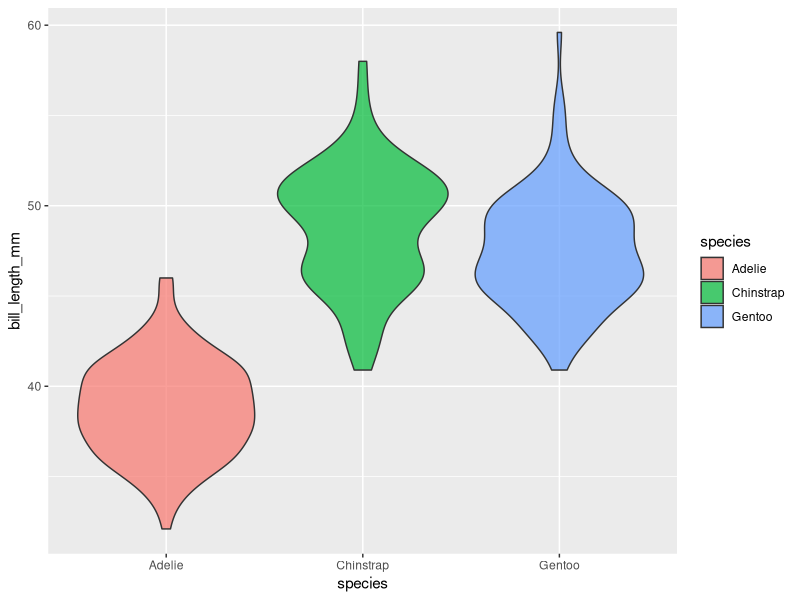
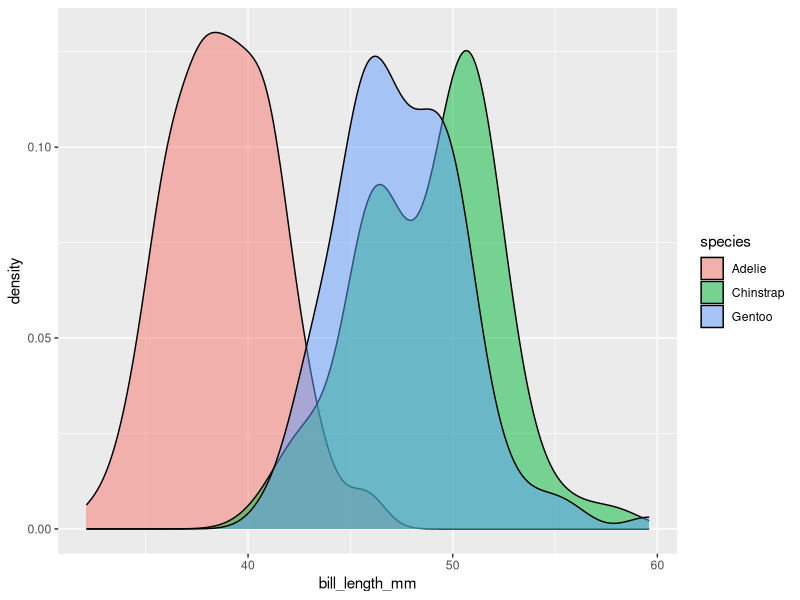
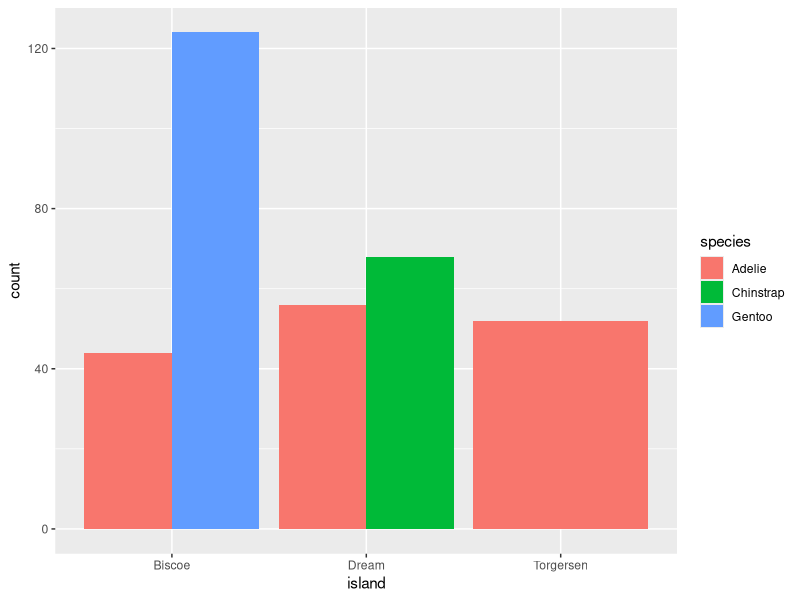
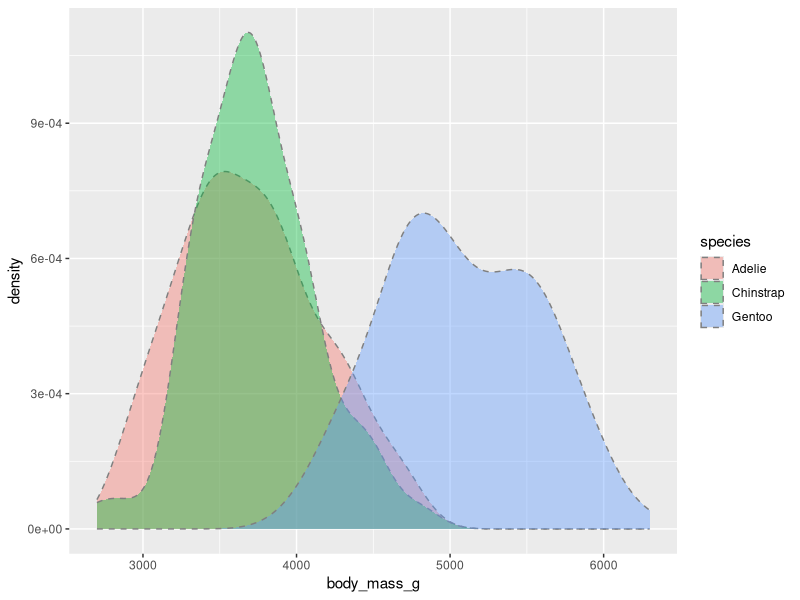
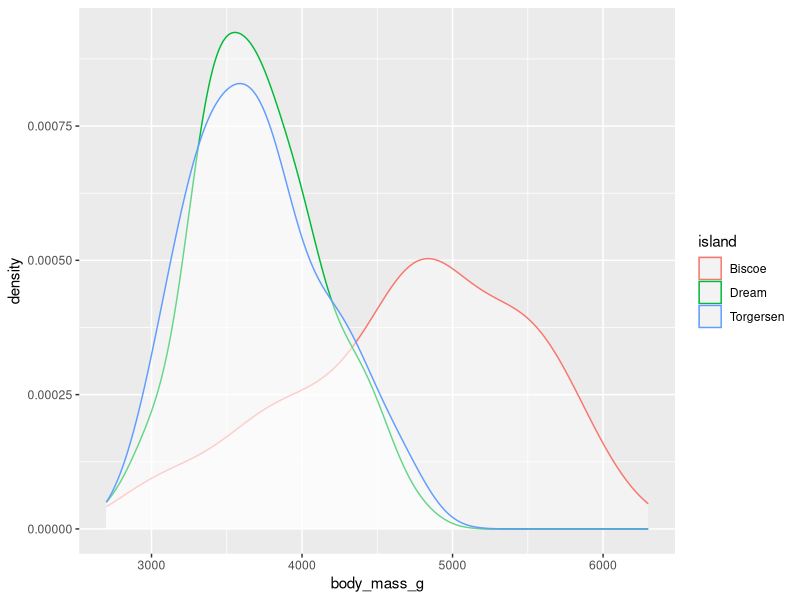
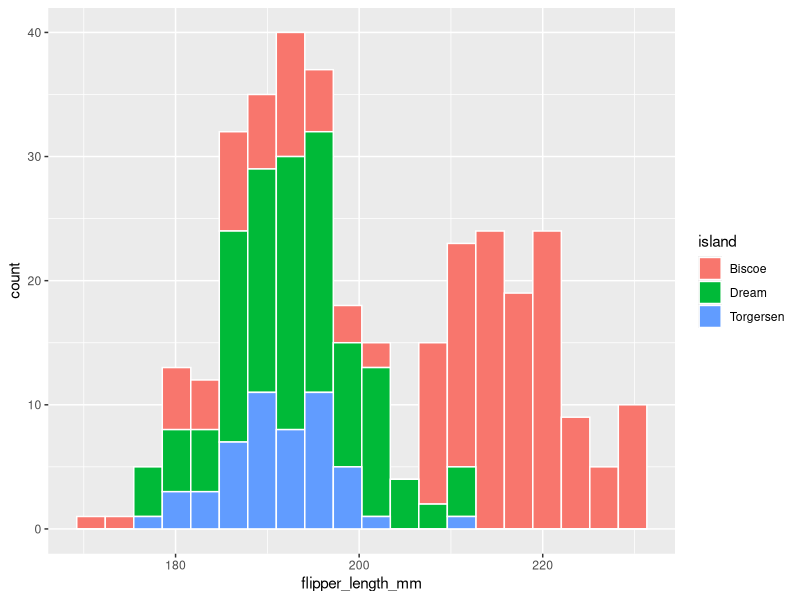
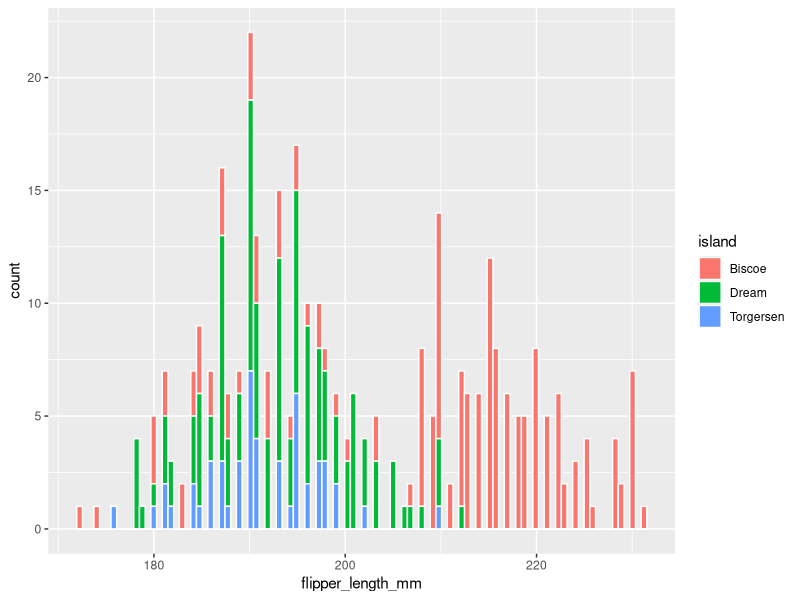
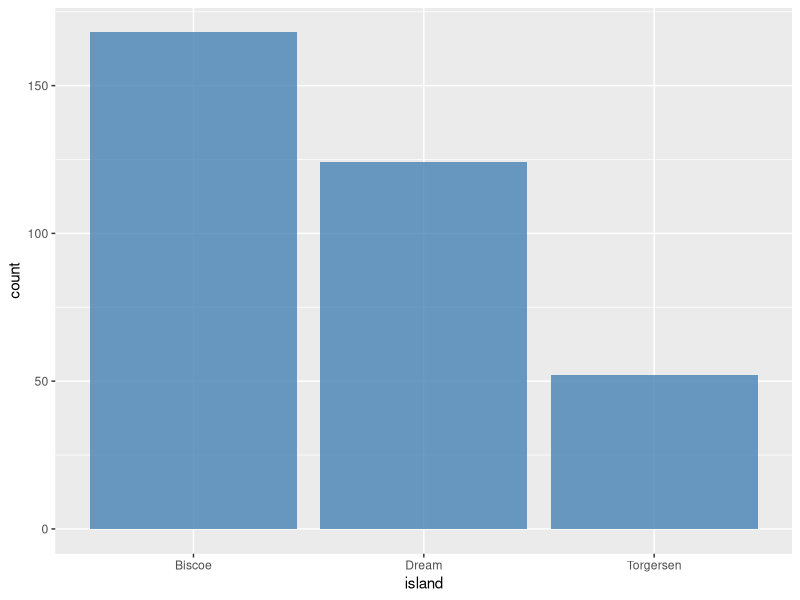

The R script that drew these images, in order: (Note: this script raises an error after producing the figures.)
library(tidyverse)
library(palmerpenguins)

data("penguins")

ggplot(penguins, aes(x = species, y = bill_length_mm))+
  geom_violin(aes(fill = species), color = "grey20", alpha = 0.7)

ggplot(penguins, aes(x = bill_length_mm))+
  geom_density(aes(fill = species), alpha = 0.5)

ggplot(penguins, aes(x = island))+
  geom_bar(aes(fill = species), position = "dodge")


# Capa GEOMETRY en ggplot2 ----

# En este link tenéis un listado de todos los GEOMETRIES de ggplot2 ordenados
# https://rafalab.dfci.harvard.edu/dsbook/R/img/ggplot2-cheatsheeta.png

# Vamos a dividir las GEOMETRIES dependiendo del tipo de variables que se quiera poner

## Una Variable ----

### Densidades: geom_density ----
# Muestra la distribución de una variable numérica en términos de densidad. Muy útil para comparar grupos.
# Aesthetics Dinámicos: fill (relleno), color (borde).
# Aesthetics Estáticos: alpha (transparencia), linetype, linewidth

penguins %>%
  ggplot(aes(x = body_mass_g)) +
  geom_density(aes(fill = species), color = "gray50", alpha = 0.4, linetype = "dashed", linewidth = 0.5)

penguins %>%
  ggplot(aes(x = body_mass_g)) +
  geom_density(aes(color = island), fill = "white", alpha = 0.4)

### Histogramas: geom_histogram ----
# Muestra la distribución de una variable numérica en términos de conteo según rangos específicos.
# Aesthetics Dinámicos: fill, color.
# Aesthetics Estáticos: bins (nº barras), binwidth (ancho del rango).

penguins %>%
  ggplot(aes(x = flipper_length_mm)) +
  geom_histogram(bins = 20, aes(fill = island), color = "white")

penguins %>%
  ggplot(aes(x = flipper_length_mm)) +
  geom_histogram(bins = 100, aes(fill = island), color = "white")

### Gráficos de Barras: geom_bar ----
# Cuenta la frecuencia de filas por categoría (variable discreta)
# Aesthetics Dinámicos: fill, color.
# Aesthetics Estáticos: alpha, width, position

penguins %>%
  ggplot(aes(x = island)) +
  geom_bar(fill = "steelblue", alpha = 0.8)

penguins %>%
  ggplot(aes(x = island)) +
  geom_bar(aes(fill = species),  # por defecto position es "stack" (se agrupan en vertical)
           width = 0.3) # width hace que la columna sea más o menos delgada

penguins %>%
  ggplot(aes(x = island)) +
  geom_bar(aes(fill = species), position = "dodge") # position dodge nos permite separar cada grupo


## Variables Numéricas ----

### Puntos: geom_point ----
# Relación entre dos medidas (ej. largo vs alto del pico).
# Aesthetics Dinámicos: color, size, shape, alpha, fill (si shape es del 21 al 25)
# Aesthetics Estáticos: stroke (grosor borde).

penguins %>%
  filter(!is.na(sex)) %>%
  ggplot(aes(x = bill_length_mm, y = bill_depth_mm)) +
  geom_point(aes(color = species, shape = sex), size = 3)

penguins %>%
  filter(!is.na(sex)) %>%
  ggplot(aes(x = bill_length_mm, y = bill_depth_mm)) +
  geom_point(aes(fill = species), size = 3, shape = 21, color = "white", stroke = 1) # color en este caso pasa a ser el color del borde

### Smooth ----

### Texto y Labels ----

### Texto y Labels: geom_text y geom_label ----
# Añade nombres o etiquetas. geom_label pone una caja de texto.
# Aesthetics Dinámicos: label (qué poner), color, fill, size.
# Aesthetics Estáticos: hjust, vjust, nudge_x, nudge_y, angle.

penguins %>%
  filter(body_mass_g > 6000) %>%
  ggplot(aes(x = flipper_length_mm, y = body_mass_g)) +
  geom_point() +
  geom_label(aes(label = species), 
             nudge_y = 20, # nudge_y indica el desplazamiendo desde el punto en vertical (hacia arriba)
             nudge_x = 0.2) # nudge_x indica el desplazamiendo desde el punto en horizontal (hacia la derecha)

## Variables Numéricas y Categóricas

### Jitter ----

### Boxplot ----

### Violin ----

## Funciones Continuas ----

### Líneas ----

### Líneas Horizontales y Verticales ----

## Tres variables ----

### HeatMap ----

## Puntos: geom_point y geom_jitter ----
# Ambas funciones se usan para generar gráficos de dispersión de puntos. La diferencia entre ambas es que,
# mientras geom_point va a colocar el punto exactamente donde se le indique, geom_jitter permite algo más de margen
# en cuanto a la exactitud, pudiendo ser útil cuando queremos ver un tipo de distribución concreta

# RECOMENDACIÓN: Usa geom_point para gráficos de dispersión de dos variables numéricas
penguins %>%
  ggplot(aes(x = bill_length_mm, y = bill_depth_mm))+
  geom_point()

# usar geom_jitter no es correcto, los puntos no están en el lugar exacto
penguins %>%
  ggplot(aes(x = bill_length_mm, y = bill_depth_mm))+
  geom_jitter()

# RECOMENDACIÓN: Usa geom_jitter cuando una de las variables es categórica y tienes muchos puntos
penguins %>%
  ggplot(aes(x = species, y = bill_depth_mm))+
  geom_jitter() # genera distribuciones al azar a lo ancho (en este caso)

# usar geom_point no es del todo incorrecto pero no queda elegante
penguins %>%
  ggplot(aes(x = species, y = bill_depth_mm))+
  geom_point()

### AESTHETIC Dinámicos ----
# Los AESTHETIC dinámicos de ambas funciones son: color, shape, size y alpha (sobretodo cuando queremos generar algo en blanco y negro)

penguins %>%
  ggplot(aes(x = bill_length_mm, y = bill_depth_mm))+
  geom_point(aes(color = island)) # color usando variable categórica

penguins %>%
  ggplot(aes(x = bill_length_mm, y = bill_depth_mm))+
  geom_point(aes(color = body_mass_g)) # color usando variable numérica

penguins %>%
  ggplot(aes(x = bill_length_mm, y = bill_depth_mm))+
  geom_point(aes(shape = island)) # shape usando variable categórica

penguins %>%
  ggplot(aes(x = bill_length_mm, y = bill_depth_mm))+
  geom_point(aes(shape = body_mass_g)) # shape no se puede usar con variable numéricas: ERROR

penguins %>%
  ggplot(aes(x = bill_length_mm, y = bill_depth_mm))+
  geom_point(aes(size = island)) # size usando variable categórica

penguins %>%
  ggplot(aes(x = bill_length_mm, y = bill_depth_mm))+
  geom_point(aes(size = body_mass_g)) # size usando variable numérica

penguins %>%
  ggplot(aes(x = bill_length_mm, y = bill_depth_mm))+
  geom_point(aes(alpha = island)) # alpha usando variable categórica

penguins %>%
  ggplot(aes(x = bill_length_mm, y = bill_depth_mm))+
  geom_point(aes(alpha = body_mass_g)) # alpha usando variable numérica

### AESTHETIC ESTÁTICOS ----
# Todos los anteriores
penguins %>%
  ggplot(aes(x = bill_length_mm, y = bill_depth_mm))+
  geom_point(size = 5, color = "orange", alpha = 0.5, shape = 18)

# IMPORTANTE: Para añadir un borde de color a los puntos debemos cambiar su forma a una forma "filled" y
# colorear usando el AESTHETIC fill en vez de color.
# https://www.sthda.com/english/wiki/r-plot-pch-symbols-the-different-point-shapes-available-in-r
# geom_point usa por defecto shape = 19, si queremos poner un borde debemos buscar una forma "filled"

penguins %>%
  ggplot(aes(x = bill_length_mm, y = bill_depth_mm))+
  geom_point(size = 5, fill = "orange", color = "gray80", shape = 21) # color es el color del borde, fill es el relleno

penguins %>%
  ggplot(aes(x = bill_length_mm, y = bill_depth_mm))+
  geom_point(size = 5, aes(fill = species), shape = 21, alpha = 0.7) # fill también puede ser dinámico siempre que shape sea "filled"

penguins %>%
  ggplot(aes(x = bill_length_mm, y = bill_depth_mm))+
  geom_point(size = 5, aes(fill = species), shape = 21, alpha = 0.7, stroke = 2) # stroke define el grosor del borde


# Además de los AESTHETIC anteriores, en el caso específico de geom_jitter tenemos dos más
penguins %>%
  ggplot(aes(x = species, y = bill_depth_mm))+
  geom_jitter(aes(color = species), alpha = 0.7, size = 3)

penguins %>%
  ggplot(aes(x = species, y = bill_depth_mm))+
  geom_jitter(aes(color = species), alpha = 0.7, size = 3, width = 0.2) # width define el ancho de los límites de la distribución

penguins %>%
  ggplot(aes(y = species, x = bill_depth_mm))+
  geom_jitter(aes(color = species), alpha = 0.7, size = 3, height = 0.2) # si la figura está en horizontal, el parámetro es height


#############################################################
# EJERCICIO 1
# Contexto:
# Relación entre el peso corporal (bodywt) y el tiempo total de sueño (sleep_total).
# Queremos observar si existe una tendencia de sueño según el tamaño del animal
# y diferenciar a los animales según su tipo de alimentación (vore).
#
# Enunciado:
# 1. Carga el dataset msleep.
# 2. Genera un gráfico de dispersión (puntos) con bodywt en el eje X y sleep_total en el eje Y.
# 3. Haz que el tamaño de los puntos dependa de la variable brainwt (peso del cerebro).
# 4. Usa una forma de punto "filled" (rellena), concretamente la shape 21.
# 5. Mapea el color de relleno (fill) a la variable "vore".
# 6. Establece el color del borde de los puntos en "white" y un grosor de borde (stroke) de 1.
#############################################################

# El estudiante debe completar a partir de aquí
data("msleep")



# SOLUCIÓN

msleep %>%
  filter(!is.na(vore)) %>%
  ggplot(aes(x = bodywt, y = sleep_total)) +
  geom_point(aes(size = brainwt, fill = vore), 
             shape = 21, 
             color = "white", 
             stroke = 1, 
             alpha = 0.8)


#############################################################
# EJERCICIO 2
# Contexto:
# Distribución del sueño REM según el orden taxonómico (order). 
# Al ser "order" una variable categórica con muchos niveles, un gráfico de puntos 
# simple mostraría solapamiento (overplotting).
#
# Enunciado:
# 1. Carga el dataset msleep.
# 2. Filtra el dataset para quedarte solo con los órdenes: "Primates", "Rodentia" y "Carnivora".
# 3. Genera un gráfico usando geom_jitter para ver la distribución de sleep_rem (eje Y) 
# por cada order (eje X).
# 4. Ajusta el ancho de la dispersión (width) a 0.2 para que no se mezclen las columnas.
# 5. Pinta los puntos según el género (vore) y ajusta el tamaño a 3.
#############################################################

# El estudiante debe completar a partir de aquí
data("msleep")



# SOLUCIÓN

msleep %>%
  filter(!is.na(vore)) %>%
  filter(order %in% c("Primates", "Rodentia", "Carnivora")) %>%
  ggplot(aes(x = order, y = sleep_rem)) +
  geom_jitter(aes(color = vore), 
              width = 0.2, 
              size = 3, 
              alpha = 0.7)



## Texto: geom_text y geom_label ----
# Similar a geom_point pero añadiendo texto en lugar de puntos. geom_text añade texto plano y geom_label añade etiquetas
# Es IMPRESCINDIBLE usar el AESTHETIC label, para indicar que texto se muestra

penguins %>%
  ggplot(aes(x = bill_length_mm, y = bill_depth_mm))+
  geom_text(aes(label = species))

penguins %>%
  ggplot(aes(x = bill_length_mm, y = bill_depth_mm))+
  geom_label(aes(label = species))

### AESTHETIC Dinámicos ----
# Los AESTHETIC dinámicos de ambas funciones son: color, fill y size
# Se usan con variables numéricas y categóricas

penguins %>%
  ggplot(aes(x = bill_length_mm, y = bill_depth_mm))+
  geom_text(aes(color = island, label = species)) # color usando variable categórica

penguins %>%
  ggplot(aes(x = bill_length_mm, y = bill_depth_mm))+
  geom_label(aes(color = body_mass_g, label = species)) # color usando variable numerica

penguins %>%
  ggplot(aes(x = bill_length_mm, y = bill_depth_mm))+
  geom_label(aes(fill = island, label = species)) # fill usando variable categórica

penguins %>%
  ggplot(aes(x = bill_length_mm, y = bill_depth_mm))+
  geom_label(aes(fill = body_mass_g, label = species)) # fill usando variable numerica

penguins %>%
  ggplot(aes(x = bill_length_mm, y = bill_depth_mm))+
  geom_text(aes(size = island, label = species)) # size usando variable categórica


### AESTHETIC ESTÁTICOS ----
# Todos los anteriores
penguins %>%
  ggplot(aes(x = bill_length_mm, y = bill_depth_mm))+
  geom_text(size = 4, color = "orange", aes(label = species))

# Hay otros estáticos: alpha, hjust, vjust, angle, nudge_x, nudge_y
penguins %>%
  ggplot(aes(x = bill_length_mm, y = bill_depth_mm))+
  geom_text(size = 4, color = "orange", aes(label = species), alpha = 0.2)

penguins %>%
  ggplot(aes(x = bill_length_mm, y = bill_depth_mm))+
  geom_text(size = 4, color = "orange", aes(label = species), angle = 60)

penguins %>%
  ggplot(aes(x = bill_length_mm, y = bill_depth_mm))+
  geom_point() + 
  geom_text(size = 4, color = "orange", aes(label = species), vjust = 0) # vjust = 0 pone el texto justo encima del punto; vjust = 1 lo pone justo debajo

penguins %>%
  ggplot(aes(x = bill_length_mm, y = bill_depth_mm))+
  geom_point() + 
  geom_text(size = 4, color = "orange", aes(label = species), hjust = 1) # hjust = 0 pone el texto justo a la derecha del punto; hjust = 1 lo pone justo a la izquierda

penguins %>%
  ggplot(aes(x = bill_length_mm, y = bill_depth_mm))+
  geom_point() + 
  geom_text(size = 4, color = "orange", aes(label = species), nudge_x = 1) # indica cuantas unidades a la derecha (cuando es positivo se mueve el texto)

penguins %>%
  ggplot(aes(x = bill_length_mm, y = bill_depth_mm))+
  geom_point() + 
  geom_text(size = 4, color = "orange", aes(label = species), nudge_y = 0.5) # indica cuantas unidades hacia arriba (cuando es positivo) se mueve el texto

#############################################################
# EJERCICIO 1
# Contexto:
# Queremos identificar visualmente a qué grupo de alimentación (vore) pertenecen los animales 
# comparando su tiempo total de sueño y su tiempo de sueño REM, usando etiquetas con fondo.
#
# Enunciado:
# 1. Carga el dataset msleep.
# 2. Genera un gráfico usando geom_label con sleep_total en el eje X y sleep_rem en el eje Y.
# 3. El texto de la etiqueta (label) debe ser la columna "name" del animal.
# 4. Haz que el color de relleno (fill) de la etiqueta dependa de la variable "vore".
# 5. Ajusta el tamaño del texto a 3 y aplica un alpha de 0.6 para que no sea totalmente opaco.
#############################################################

# El estudiante debe completar a partir de aquí
data("msleep")



# SOLUCIÓN

msleep %>%
  filter(!is.na(vore)) %>%
  ggplot(aes(x = sleep_total, y = sleep_rem)) +
  geom_label(aes(label = name, fill = vore), 
             size = 3, 
             alpha = 0.6)


#############################################################
# EJERCICIO 2
# Contexto:
# A veces queremos resaltar solo ciertos puntos de interés en un gráfico de dispersión. 
# En este caso, queremos ver la relación entre peso corporal (bodywt) y peso del cerebro (brainwt),
# pero solo queremos poner el nombre a los animales que pesan más de 500kg.
#
# Enunciado:
# 1. Carga el dataset msleep.
# 2. Genera un gráfico de puntos (geom_point) con bodywt en eje X y brainwt en eje Y.
# 3. Añade una capa de texto (geom_text) que solo muestre el nombre (name) de los animales
#    cuyo peso corporal (bodywt) sea superior a 500.
# 4. Usa vjust = 0 y nudge_y = 0.1 para que el texto quede ligeramente encima del punto.
# 5. Pon el texto en color "darkred" y fuente de tamaño 4.
#############################################################

# El estudiante debe completar a partir de aquí
data("msleep")



# SOLUCIÓN

msleep %>%
  filter(!is.na(vore)) %>%
  ggplot(aes(x = bodywt, y = brainwt)) +
  geom_point(color = "gray") +
  geom_text(data = msleep %>% filter(bodywt > 500, !is.na(vore)), 
            aes(label = name),
            vjust = 0, 
            nudge_y = 0.1,
            color = "darkred",
            size = 4)

## Líneas: geom_line ----
# Se utiliza para conectar puntos de datos en orden, generalmente para mostrar tendencias.
# Es fundamental que el eje X sea una variable continua o de tiempo.

# Ejemplo básico
penguins %>%
  arrange(bill_length_mm) %>% 
  ggplot(aes(x = bill_length_mm, y = body_mass_g)) +
  geom_line()

### AESTHETIC Dinámicos ----
# Los más comunes son: color, linetype y linewidth (antes size)

# Diferentes líneas por especie
penguins %>%
  ggplot(aes(x = bill_length_mm, y = body_mass_g)) +
  geom_line(aes(color = species))

# Diferentes estilos de línea por especie
penguins %>%
  ggplot(aes(x = bill_length_mm, y = body_mass_g)) +
  geom_line(aes(linetype = species))

### AESTHETIC ESTÁTICOS ----
# Podemos definir el aspecto de la línea de forma global
penguins %>%
  ggplot(aes(x = bill_length_mm, y = body_mass_g)) +
  geom_line(color = "steelblue", linewidth = 0.8, linetype = "dashed", alpha = 0.2)

# Combinar puntos y líneas
penguins %>%
  ggplot(aes(x = bill_length_mm, y = body_mass_g)) +
  geom_line(color = "gray") +
  geom_point(aes(color = species), size = 2)


#############################################################
# EJERCICIO 1
# Contexto:
# Queremos analizar si existe un patrón en la cantidad de horas despierto (awake) 
# en relación al peso corporal, pero solo para los animales del orden "Rodentia".
# Las líneas nos ayudan a ver la variabilidad de esta tendencia.
#
# Enunciado:
# 1. Carga el dataset msleep.
# 2. Filtra los datos para el orden "Rodentia".
# 3. Asegúrate de ordenar los datos por bodywt (usa arrange) para que la línea no salte atrás.
# 4. Genera un gráfico de líneas con bodywt en el eje X y awake en el eje Y.
# 5. Configura la línea con un color "darkgreen", un grosor (linewidth) de 1 y un linetype "dotted".
# 6. Añade una capa de puntos (geom_point) encima para identificar los valores exactos.
#############################################################

# El estudiante debe completar a partir de aquí
data("msleep")



# SOLUCIÓN

msleep %>%
  filter(order == "Rodentia") %>%
  arrange(bodywt) %>% 
  ggplot(aes(x = bodywt, y = awake)) +
  geom_line(color = "darkgreen", linewidth = 1, linetype = "dotted") +
  geom_point()

## Líneas de Referencia: geom_vline y geom_hline ----
# Estas funciones no dependen de las coordenadas (x, y) de los datos del mismo modo
# que otras, sino que dibujan líneas rectas en un punto específico del eje.
# Se suelen usar para marcar umbrales, medias o límites biológicos.

# RECOMENDACIÓN: Usa geom_hline para marcar un valor constante en el eje Y (ej. una media)
penguins %>%
  ggplot(aes(x = bill_length_mm, y = body_mass_g)) +
  geom_point() +
  geom_hline(yintercept = 4500, color = "red", linetype = "dashed") # yintercept es el único parámetro obligatorio

# RECOMENDACIÓN: Usa geom_vline para marcar un valor constante en el eje X (ej. un valor crítico)
penguins %>%
  ggplot(aes(x = bill_length_mm, y = body_mass_g)) +
  geom_point() +
  geom_vline(xintercept = 50, color = "blue", linewidth = 1.5)

### AESTHETIC Dinámicos ----
# Aunque se pueden mapear a variables, lo más común es calcular un estadístico (como la media)
# y pasarlo como el valor intercept.

media_body_mass <- mean(penguins$body_mass_g, na.rm = TRUE)

penguins %>%
  ggplot(aes(x = bill_length_mm, y = body_mass_g)) +
  geom_point() +
  geom_hline(aes(yintercept = media_body_mass), color = "darkgreen")

### AESTHETIC ESTÁTICOS ----
# Funcionan igual que en geom_line: color, linewidth, linetype y alpha.
penguins %>%
  ggplot(aes(x = bill_length_mm, y = body_mass_g)) +
  geom_point() +
  geom_hline(yintercept = 4500, color = "purple", linetype = "dotdash", linewidth = 1, alpha = 0.2)


#############################################################
# EJERCICIO 1
# Contexto:
# Queremos analizar el sueño REM de los mamíferos. Se considera que un animal tiene
# un sueño REM "elevado" si supera las 3 horas. Además, nos interesa marcar 
# el peso del elefante africano (African elephant) para ver su posición relativa.
#
# Enunciado:
# 1. Carga el dataset msleep. Guarda el peso del elefante africano ("African elephant")
# 2. Crea un gráfico de dispersión (geom_point) con bodywt en el eje X y sleep_rem en el eje Y.
# 3. Añade una línea horizontal (geom_hline) en el valor 3 para marcar el umbral de sueño REM.
#    Ponle color "red" y estilo "dashed".
# 4. Añade una línea vertical (geom_vline) que marque el peso (bodywt) del "African elephant".
# 5. Haz que esta línea vertical sea de color "orange" y tenga un grosor (linewidth) de 0.5
#############################################################

# El estudiante debe completar a partir de aquí
data("msleep")



# SOLUCIÓN

peso_elefante <- msleep %>% filter(name == "African elephant") %>% pull(bodywt)

msleep %>%
  ggplot(aes(x = bodywt, y = sleep_rem)) +
  geom_point(alpha = 0.6) +
  geom_hline(yintercept = 3, color = "red", linetype = "dashed") +
  geom_vline(xintercept = peso_elefante, color = "orange", linewidth = 0.5)
